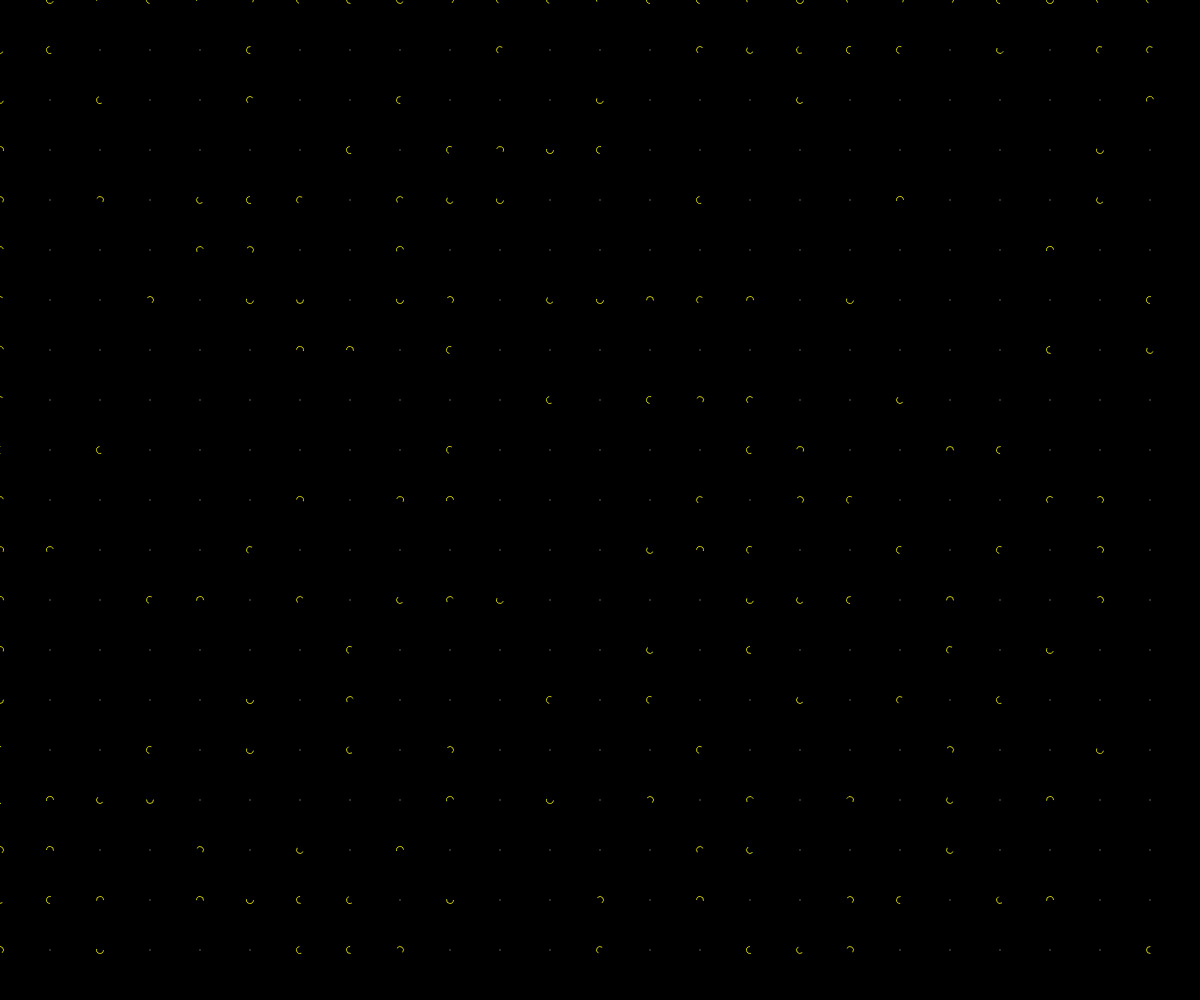
Frame 1 (no input)
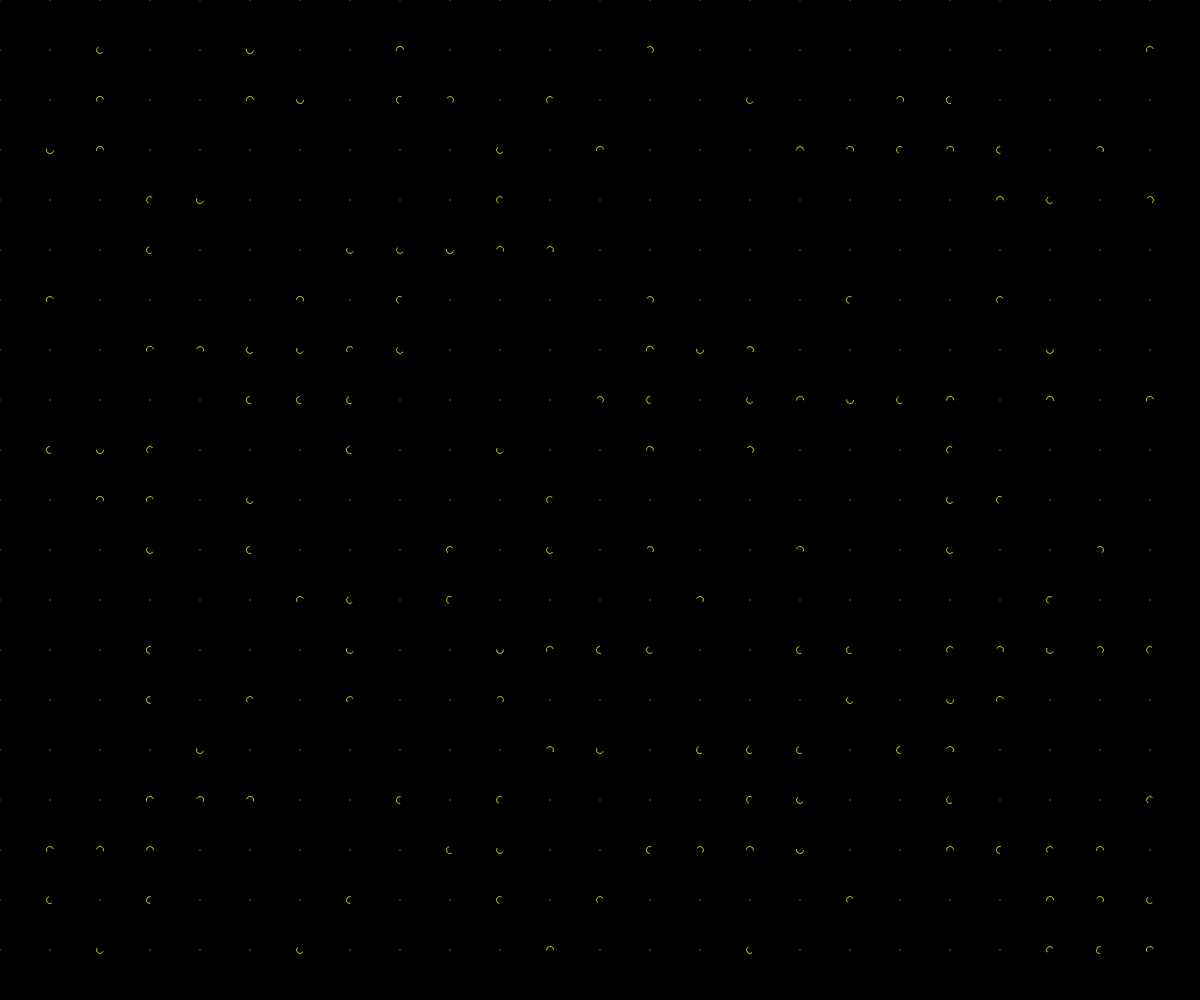
Frame 60 (no input)
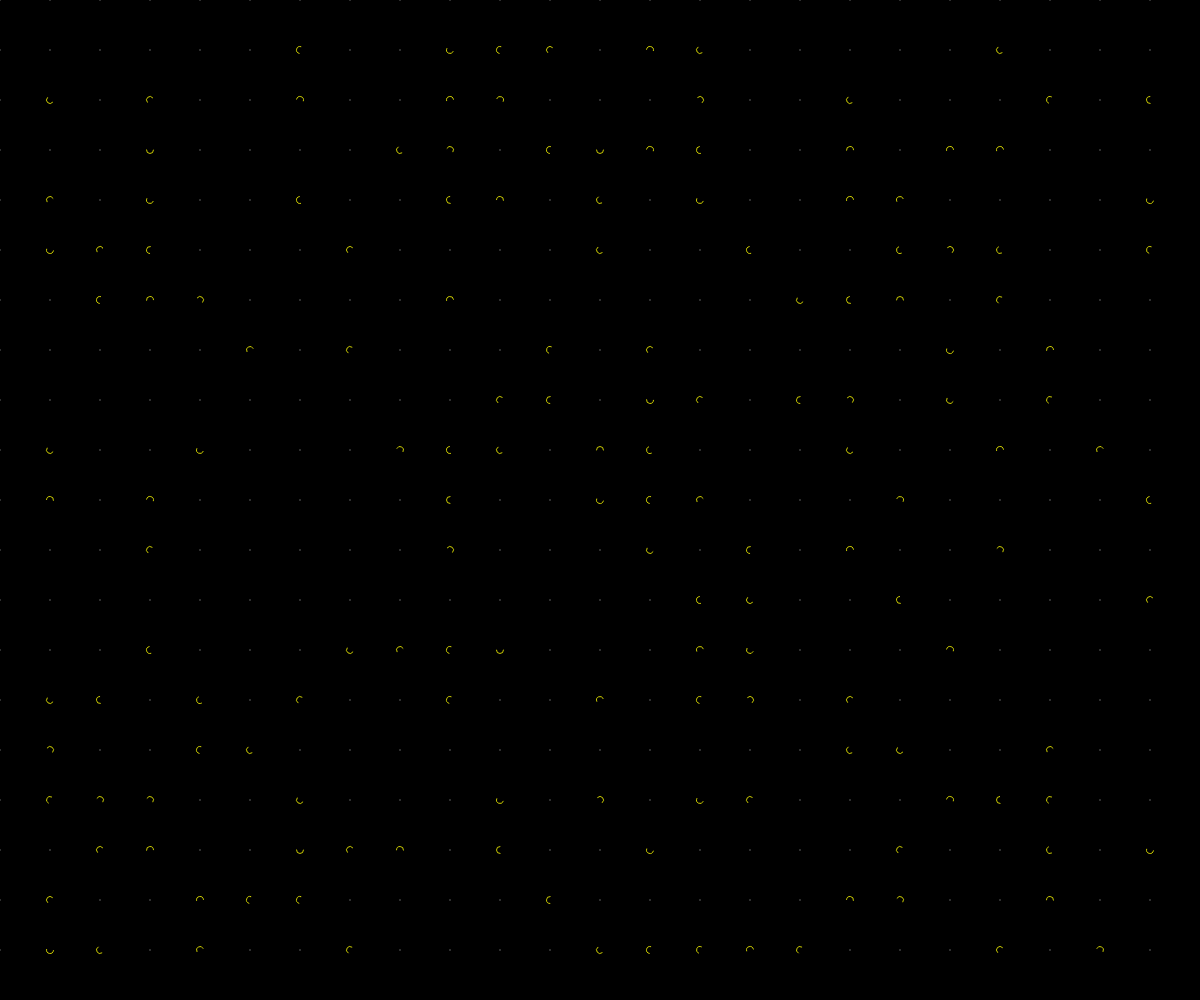
Frame 120 (the mouse pressed at the canvas centre since frame 60)

The p5.js sketch that drew these frames (run headless with seeded random() and noise() and a simulated clock; from frame 60 on, the mouse is pressed at the canvas centre):

// p5.js sketch
// ── sketch.js
// SYNC
// Code adapted from Daniel Shiffman (The Nature of Code: http://natureofcode.com)


let cols;                     // Number of columns and rows in the grid
let rows;

let fireflies = [];
let spacer = 50;

let timeOffset_neighbors = 0;
let avg = 0;

let randomOffset = 500000000;


function setup() {
  createCanvas(windowWidth, windowHeight);
  cols = windowWidth / spacer;
  rows = windowHeight / spacer;
  noStroke();

  for (let i = 0; i < cols; i++) {
    fireflies[i] = [];
    for (let j = 0; j < rows; j++) {
      let fireflyOffset = random(randomOffset);
      fireflies[i][j] = new Firefly(i * spacer, j * spacer, 10, fireflyOffset);
    }
  }
}


function draw() {
  background(0);
  for (let i = 0; i < cols; i++) {
    for (let j = 0; j < rows; j++) {
      fireflies[i][j].timeOffset = averageNeighbors(i, j);
      fireflies[i][j].flash();
    }
  }
}


function averageNeighbors(i, j) {
  let sum = 0;
  let avg = 0;
  for (let x = -1; x < 2; x++) {            //  Looking at all the neighbors in the columns
    if (i + x < 0 || i + x >= cols) {           //  If the neighbors go off the edge, break
      break;
    }
    for (let y = -1; y < 2; y++) {          //  Looking at all the neighbors in the rows
      if (j + y < 0 || j + y >= rows) {         //  If the neighbors go off the edge, break
        break;
      }
      sum += fireflies[i+x][j+y].timeOffset;         //  Adding all the values of the neighbors
    }
  }
  avg = sum/9;
  return avg;
}


class Firefly {            // A Firefly object knows about its location in the grid as well as its size with the variables x,y,w,h.
  constructor(tempX, tempY, diameter, timeOffset) {
    this.tempX = tempX;
    this.tempY = tempY;
    this.diameter = diameter;
    this.timeOffset = timeOffset;
  }

  flash() {
    let angle = random(4);
    let t = millis();
    if ((t + this.timeOffset) % 1120 <= 400) {
      strokeWeight(.8);
      stroke(255, 255, 0);
      noFill();
      arc(this.tempX, this.tempY, 7, 7, 0 + angle, PI + angle);
    } else {
      strokeWeight(0);
      stroke(100);
      ellipse(this.tempX, this.tempY, 2, 2);
      fill(50);
    }
    strokeWeight(0);
    stroke(100);
    ellipse(this.tempX, this.tempY, 2, 2);
    fill(50);
  }

  mouseInterruption() {
    if ((this.tempX < mouseX + 50 && this.tempX > mouseX - 50) && (this.tempY < mouseY + 50 && this.tempY > mouseY - 50)) { // manipulating firefly with mouse
      fill(255, 0 , 0);
      ellipse(mouseX, mouseY, 15, 15);
      this.timeOffset = random(randomOffset);
    }
  }
}

function mouseClicked() {
  for (let i = 0; i < cols; i++) {
    for (let j = 0; j < rows; j++) {
      fireflies[i][j].mouseInterruption();
    }
  }
}

function windowResized() {
  resizeCanvas(windowWidth, windowHeight);
}
